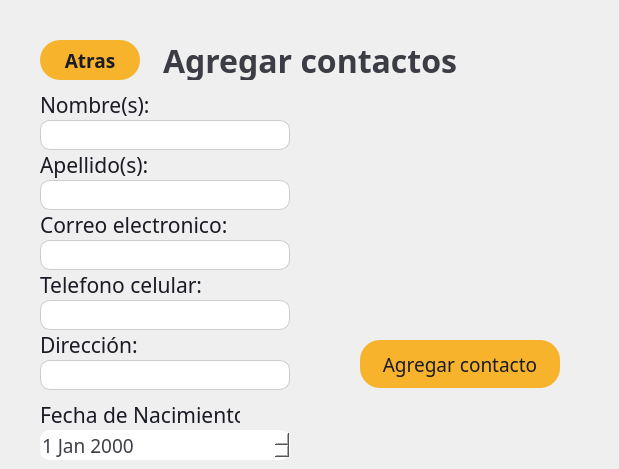
    <widget class="QWidget" name="Contacts">
     <widget class="QPushButton" name="backBTN">
      <property name="geometry">
       <rect>
        <x>40</x>
        <y>40</y>
        <width>100</width>
        <height>40</height>
       </rect>
      </property>
      <property name="font">
       <font>
        <family>IBM Plex Mono</family>
        <pointsize>14</pointsize>
        <weight>75</weight>
        <bold>true</bold>
       </font>
      </property>
      <property name="styleSheet">
       <string notr="true">QPushButton {
    border-radius: 20px;
    background-color: #f7b32b;
color: #1a1b25;
}

QPushButton:hover {
    background-color: #ffc04c; /* Change color on hover */
}

QPushButton:pressed {
    background-color: #d18f23; /* Change color when pressed */
}
</string>
      </property>
      <property name="text">
       <string>Atras</string>
      </property>
      <property name="icon">
       <iconset resource="img.qrc">
        <normaloff>:/icons/atras.svg</normaloff>:/icons/atras.svg</iconset>
      </property>
      <property name="iconSize">
       <size>
        <width>24</width>
        <height>24</height>
       </size>
      </property>
     </widget>
     <widget class="QLabel" name="mainHeader_2">
      <property name="geometry">
       <rect>
        <x>150</x>
        <y>40</y>
        <width>320</width>
        <height>40</height>
       </rect>
      </property>
      <property name="palette">
       <palette>
        <active>
         <colorrole role="WindowText">
          <brush brushstyle="SolidPattern">
           <color alpha="216">
            <red>26</red>
            <green>27</green>
            <blue>37</blue>
           </color>
          </brush>
         </colorrole>
         <colorrole role="Base">
          <brush brushstyle="SolidPattern">
           <color alpha="255">
            <red>30</red>
            <green>30</green>
            <blue>30</blue>
           </color>
          </brush>
         </colorrole>
         <colorrole role="Window">
          <brush brushstyle="SolidPattern">
           <color alpha="255">
            <red>242</red>
            <green>243</green>
            <blue>244</blue>
           </color>
          </brush>
         </colorrole>
        </active>
        <inactive>
         <colorrole role="WindowText">
          <brush brushstyle="SolidPattern">
           <color alpha="216">
            <red>26</red>
            <green>27</green>
            <blue>37</blue>
           </color>
          </brush>
         </colorrole>
         <colorrole role="Base">
          <brush brushstyle="SolidPattern">
           <color alpha="255">
            <red>30</red>
            <green>30</green>
            <blue>30</blue>
           </color>
          </brush>
         </colorrole>
         <colorrole role="Window">
          <brush brushstyle="SolidPattern">
           <color alpha="255">
            <red>242</red>
            <green>243</green>
            <blue>244</blue>
           </color>
          </brush>
         </colorrole>
        </inactive>
        <disabled>
         <colorrole role="WindowText">
          <brush brushstyle="SolidPattern">
           <color alpha="63">
            <red>255</red>
            <green>255</green>
            <blue>255</blue>
           </color>
          </brush>
         </colorrole>
         <colorrole role="Base">
          <brush brushstyle="SolidPattern">
           <color alpha="255">
            <red>242</red>
            <green>243</green>
            <blue>244</blue>
           </color>
          </brush>
         </colorrole>
         <colorrole role="Window">
          <brush brushstyle="SolidPattern">
           <color alpha="255">
            <red>242</red>
            <green>243</green>
            <blue>244</blue>
           </color>
          </brush>
         </colorrole>
        </disabled>
       </palette>
      </property>
      <property name="font">
       <font>
        <family>IBM Plex Mono</family>
        <pointsize>24</pointsize>
        <weight>75</weight>
        <bold>true</bold>
       </font>
      </property>
      <property name="text">
       <string>Agregar contactos</string>
      </property>
      <property name="alignment">
       <set>Qt::AlignCenter</set>
      </property>
     </widget>
     <widget class="QLabel" name="nombreLabel">
      <property name="geometry">
       <rect>
        <x>40</x>
        <y>90</y>
        <width>200</width>
        <height>30</height>
       </rect>
      </property>
      <property name="font">
       <font>
        <family>IBM Plex Mono</family>
        <pointsize>16</pointsize>
       </font>
      </property>
      <property name="styleSheet">
       <string notr="true"> QLabel {
    color: #1a1b25; /* Text color */
}</string>
      </property>
      <property name="text">
       <string>Nombre(s):</string>
      </property>
     </widget>
     <widget class="QLineEdit" name="nombreInput">
      <property name="geometry">
       <rect>
        <x>40</x>
        <y>120</y>
        <width>250</width>
        <height>30</height>
       </rect>
      </property>
      <property name="font">
       <font>
        <pointsize>14</pointsize>
       </font>
      </property>
      <property name="styleSheet">
       <string notr="true">/* Stylesheet for QLineEdit */
QLineEdit {
    border-radius: 10px; /* Adjust border radius as needed */
    background-color: #ffffff; /* Background color for the line edit */
    padding: 5px; /* Adjust padding as needed */
    border: 1px solid #cccccc; /* Border color and width */
    color: #333333; /* Text color */
}

/* Stylesheet for QLineEdit when focused */
QLineEdit:focus {
    border-color: #0078d7; /* Change border color when the line edit is focused */
}</string>
      </property>
      <property name="text">
       <string/>
      </property>
     </widget>
     <widget class="QLabel" name="apellidoLabel">
      <property name="geometry">
       <rect>
        <x>40</x>
        <y>150</y>
        <width>200</width>
        <height>30</height>
       </rect>
      </property>
      <property name="font">
       <font>
        <family>IBM Plex Mono</family>
        <pointsize>16</pointsize>
       </font>
      </property>
      <property name="styleSheet">
       <string notr="true"> QLabel {
    color: #1a1b25; /* Text color */
}</string>
      </property>
      <property name="text">
       <string>Apellido(s):</string>
      </property>
     </widget>
     <widget class="QLineEdit" name="apellidoInput">
      <property name="geometry">
       <rect>
        <x>40</x>
        <y>180</y>
        <width>250</width>
        <height>30</height>
       </rect>
      </property>
      <property name="font">
       <font>
        <family>.AppleSystemUIFont</family>
        <pointsize>14</pointsize>
       </font>
      </property>
      <property name="styleSheet">
       <string notr="true">/* Stylesheet for QLineEdit */
QLineEdit {
    border-radius: 10px; /* Adjust border radius as needed */
    background-color: #ffffff; /* Background color for the line edit */
    padding: 5px; /* Adjust padding as needed */
    border: 1px solid #cccccc; /* Border color and width */
    color: #333333; /* Text color */
}

/* Stylesheet for QLineEdit when focused */
QLineEdit:focus {
    border-color: #0078d7; /* Change border color when the line edit is focused */
}</string>
      </property>
      <property name="text">
       <string/>
      </property>
     </widget>
     <widget class="QLabel" name="mailLabel">
      <property name="geometry">
       <rect>
        <x>40</x>
        <y>210</y>
        <width>200</width>
        <height>30</height>
       </rect>
      </property>
      <property name="font">
       <font>
        <family>IBM Plex Mono</family>
        <pointsize>16</pointsize>
       </font>
      </property>
      <property name="styleSheet">
       <string notr="true"> QLabel {
    color: #1a1b25; /* Text color */
}</string>
      </property>
      <property name="text">
       <string>Correo electronico:</string>
      </property>
     </widget>
     <widget class="QLineEdit" name="mailInput">
      <property name="geometry">
       <rect>
        <x>40</x>
        <y>240</y>
        <width>250</width>
        <height>30</height>
       </rect>
      </property>
      <property name="font">
       <font>
        <family>IBM Plex Mono</family>
        <pointsize>14</pointsize>
       </font>
      </property>
      <property name="styleSheet">
       <string notr="true">/* Stylesheet for QLineEdit */
QLineEdit {
    border-radius: 10px; /* Adjust border radius as needed */
    background-color: #ffffff; /* Background color for the line edit */
    padding: 5px; /* Adjust padding as needed */
    border: 1px solid #cccccc; /* Border color and width */
    color: #333333; /* Text color */
}

/* Stylesheet for QLineEdit when focused */
QLineEdit:focus {
    border-color: #0078d7; /* Change border color when the line edit is focused */
}</string>
      </property>
      <property name="text">
       <string/>
      </property>
     </widget>
     <widget class="QLabel" name="celularLabel">
      <property name="geometry">
       <rect>
        <x>40</x>
        <y>270</y>
        <width>200</width>
        <height>30</height>
       </rect>
      </property>
      <property name="font">
       <font>
        <family>IBM Plex Mono</family>
        <pointsize>16</pointsize>
       </font>
      </property>
      <property name="styleSheet">
       <string notr="true"> QLabel {
    color: #1a1b25; /* Text color */
}</string>
      </property>
      <property name="text">
       <string>Telefono celular:</string>
      </property>
     </widget>
     <widget class="QLineEdit" name="celularInput">
      <property name="geometry">
       <rect>
        <x>40</x>
        <y>300</y>
        <width>250</width>
        <height>30</height>
       </rect>
      </property>
      <property name="font">
       <font>
        <family>IBM Plex Mono</family>
        <pointsize>14</pointsize>
       </font>
      </property>
      <property name="styleSheet">
       <string notr="true">/* Stylesheet for QLineEdit */
QLineEdit {
    border-radius: 10px; /* Adjust border radius as needed */
    background-color: #ffffff; /* Background color for the line edit */
    padding: 5px; /* Adjust padding as needed */
    border: 1px solid #cccccc; /* Border color and width */
    color: #333333; /* Text color */
}

/* Stylesheet for QLineEdit when focused */
QLineEdit:focus {
    border-color: #0078d7; /* Change border color when the line edit is focused */
}</string>
      </property>
      <property name="text">
       <string/>
      </property>
     </widget>
     <widget class="QLabel" name="addressLabel">
      <property name="geometry">
       <rect>
        <x>40</x>
        <y>330</y>
        <width>200</width>
        <height>30</height>
       </rect>
      </property>
      <property name="font">
       <font>
        <family>IBM Plex Mono</family>
        <pointsize>16</pointsize>
       </font>
      </property>
      <property name="styleSheet">
       <string notr="true"> QLabel {
    color: #1a1b25; /* Text color */
}</string>
      </property>
      <property name="text">
       <string>Dirección:</string>
      </property>
     </widget>
     <widget class="QLineEdit" name="addressInput">
      <property name="geometry">
       <rect>
        <x>40</x>
        <y>360</y>
        <width>250</width>
        <height>30</height>
       </rect>
      </property>
      <property name="font">
       <font>
        <family>IBM Plex Mono</family>
        <pointsize>14</pointsize>
       </font>
      </property>
      <property name="styleSheet">
       <string notr="true">/* Stylesheet for QLineEdit */
QLineEdit {
    border-radius: 10px; /* Adjust border radius as needed */
    background-color: #ffffff; /* Background color for the line edit */
    padding: 5px; /* Adjust padding as needed */
    border: 1px solid #cccccc; /* Border color and width */
    color: #333333; /* Text color */
}

/* Stylesheet for QLineEdit when focused */
QLineEdit:focus {
    border-color: #0078d7; /* Change border color when the line edit is focused */
}</string>
      </property>
      <property name="text">
       <string/>
      </property>
     </widget>
     <widget class="QLabel" name="fechaNacLabel">
      <property name="geometry">
       <rect>
        <x>40</x>
        <y>400</y>
        <width>200</width>
        <height>30</height>
       </rect>
      </property>
      <property name="font">
       <font>
        <family>IBM Plex Mono</family>
        <pointsize>16</pointsize>
       </font>
      </property>
      <property name="styleSheet">
       <string notr="true"> QLabel {
    color: #1a1b25; /* Text color */
}</string>
      </property>
      <property name="text">
       <string>Fecha de Nacimiento:</string>
      </property>
     </widget>
     <widget class="QDateEdit" name="fechaNac">
      <property name="geometry">
       <rect>
        <x>40</x>
        <y>430</y>
        <width>250</width>
        <height>30</height>
       </rect>
      </property>
      <property name="palette">
       <palette>
        <active>
         <colorrole role="Button">
          <brush brushstyle="SolidPattern">
           <color alpha="255">
            <red>255</red>
            <green>255</green>
            <blue>255</blue>
           </color>
          </brush>
         </colorrole>
         <colorrole role="Text">
          <brush brushstyle="SolidPattern">
           <color alpha="216">
            <red>26</red>
            <green>27</green>
            <blue>37</blue>
           </color>
          </brush>
         </colorrole>
         <colorrole role="Base">
          <brush brushstyle="SolidPattern">
           <color alpha="255">
            <red>255</red>
            <green>255</green>
            <blue>255</blue>
           </color>
          </brush>
         </colorrole>
         <colorrole role="Window">
          <brush brushstyle="SolidPattern">
           <color alpha="255">
            <red>255</red>
            <green>255</green>
            <blue>255</blue>
           </color>
          </brush>
         </colorrole>
         <colorrole role="PlaceholderText">
          <brush brushstyle="SolidPattern">
           <color alpha="128">
            <red>26</red>
            <green>27</green>
            <blue>37</blue>
           </color>
          </brush>
         </colorrole>
        </active>
        <inactive>
         <colorrole role="Button">
          <brush brushstyle="SolidPattern">
           <color alpha="255">
            <red>255</red>
            <green>255</green>
            <blue>255</blue>
           </color>
          </brush>
         </colorrole>
         <colorrole role="Text">
          <brush brushstyle="SolidPattern">
           <color alpha="216">
            <red>26</red>
            <green>27</green>
            <blue>37</blue>
           </color>
          </brush>
         </colorrole>
         <colorrole role="Base">
          <brush brushstyle="SolidPattern">
           <color alpha="255">
            <red>255</red>
            <green>255</green>
            <blue>255</blue>
           </color>
          </brush>
         </colorrole>
         <colorrole role="Window">
          <brush brushstyle="SolidPattern">
           <color alpha="255">
            <red>255</red>
            <green>255</green>
            <blue>255</blue>
           </color>
          </brush>
         </colorrole>
         <colorrole role="PlaceholderText">
          <brush brushstyle="SolidPattern">
           <color alpha="128">
            <red>26</red>
            <green>27</green>
            <blue>37</blue>
           </color>
          </brush>
         </colorrole>
        </inactive>
        <disabled>
         <colorrole role="Button">
          <brush brushstyle="SolidPattern">
           <color alpha="255">
            <red>255</red>
            <green>255</green>
            <blue>255</blue>
           </color>
          </brush>
         </colorrole>
         <colorrole role="Text">
          <brush brushstyle="SolidPattern">
           <color alpha="63">
            <red>255</red>
            <green>255</green>
            <blue>255</blue>
           </color>
          </brush>
         </colorrole>
         <colorrole role="Base">
          <brush brushstyle="SolidPattern">
           <color alpha="255">
            <red>255</red>
            <green>255</green>
            <blue>255</blue>
           </color>
          </brush>
         </colorrole>
         <colorrole role="Window">
          <brush brushstyle="SolidPattern">
           <color alpha="255">
            <red>255</red>
            <green>255</green>
            <blue>255</blue>
           </color>
          </brush>
         </colorrole>
         <colorrole role="PlaceholderText">
          <brush brushstyle="SolidPattern">
           <color alpha="128">
            <red>255</red>
            <green>255</green>
            <blue>255</blue>
           </color>
          </brush>
         </colorrole>
        </disabled>
       </palette>
      </property>
      <property name="font">
       <font>
        <family>IBM Plex Mono</family>
        <pointsize>14</pointsize>
       </font>
      </property>
      <property name="styleSheet">
       <string notr="true">/* Stylesheet for QDateEdit */
QDateEdit {
    border-radius: 10px; /* Adjust border radius as needed */
    background-color: #ffffff; /* Background color for the date edit */
}

/* Stylesheet for QLineEdit within QDateEdit */
QDateEdit QLineEdit {
    border-radius: 10px; /* Adjust border radius as needed */
    background-color: #ffffff; /* Background color for the line edit */
    padding: 5px; /* Adjust padding as needed */
    border: 1px solid #cccccc; /* Border color and width */
    color: #1a1b25; /* Text color */
}

/* Stylesheet for QLineEdit within QDateEdit when focused */
QDateEdit QLineEdit:focus {
    border-color: #0078d7; /* Change border color when the line edit is focused */
}
</string>
      </property>
     </widget>
     <widget class="QLabel" name="label">
      <property name="geometry">
       <rect>
        <x>310</x>
        <y>70</y>
        <width>300</width>
        <height>271</height>
       </rect>
      </property>
      <property name="text">
       <string/>
      </property>
      <property name="pixmap">
       <pixmap resource="img.qrc">:/img/contactos.png</pixmap>
      </property>
     </widget>
     <widget class="QPushButton" name="agregarContactoBTN">
      <property name="geometry">
       <rect>
        <x>360</x>
        <y>340</y>
        <width>200</width>
        <height>48</height>
       </rect>
      </property>
      <property name="font">
       <font>
        <family>IBM Plex Mono</family>
        <pointsize>14</pointsize>
       </font>
      </property>
      <property name="styleSheet">
       <string notr="true">QPushButton {
    border-radius: 20px;
    background-color: #f7b32b;
color: #1a1b25;

}

QPushButton:hover {
    background-color: #ffc04c; /* Change color on hover */
}

QPushButton:pressed {
    background-color: #d18f23; /* Change color when pressed */
}
</string>
      </property>
      <property name="text">
       <string>Agregar contacto</string>
      </property>
      <property name="icon">
       <iconset resource="img.qrc">
        <normaloff>:/icons/addContact.svg</normaloff>:/icons/addContact.svg</iconset>
      </property>
      <property name="iconSize">
       <size>
        <width>24</width>
        <height>24</height>
       </size>
      </property>
     </widget>
    </widget>
